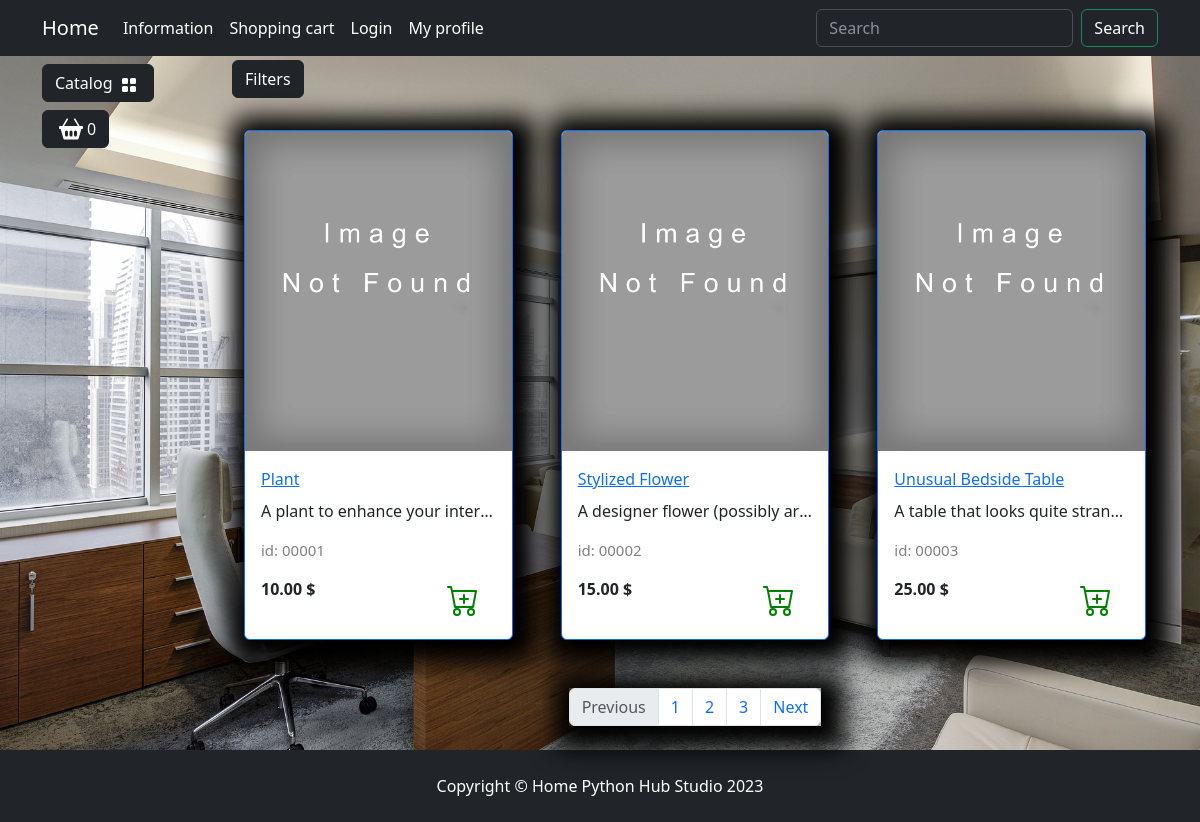
Page /catalog/decor/ on the earlier database version.
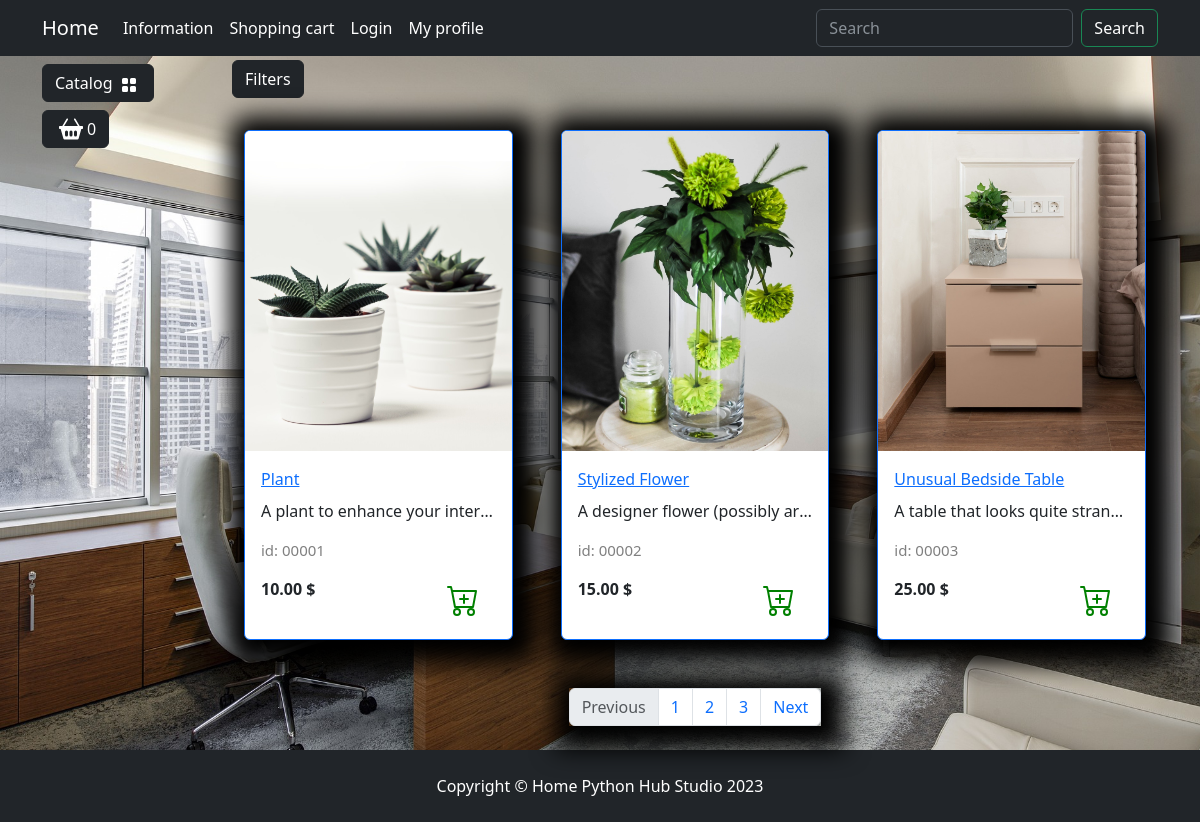
Same page on the later database version.
### goods/models.py (models this page shows, shortened)
class Product(models.Model):
    class Meta:
        db_table = "product"
        verbose_name = "Product"
        verbose_name_plural = "Products"
    name = models.CharField(max_length=150, unique=True, verbose_name="Name")
    slug = models.SlugField(
        max_length=200, unique=True, blank=True, null=True, verbose_name="URL"
    )
    description = models.TextField(blank=True, null=True, verbose_name="Description")
    image = models.ImageField(
        upload_to="goods_images", blank=True, null=True, verbose_name="Image"
    )
    price = models.DecimalField(
        default=0.00, max_digits=7, decimal_places=2, verbose_name="Price"
    )
    discount = models.DecimalField(
        default=0.00, max_digits=7, decimal_places=2, verbose_name="Discount"
    )
    quantity = models.PositiveIntegerField(default=0, verbose_name="Quantity")
    category = models.ForeignKey(
        to=Categories, on_delete=models.CASCADE, verbose_name="Category"
    )
    def display_id(self):
        return f"{self.id:05}"

### goods/views.py (the view)
# urls.py: path("catalog/", include("goods.urls", namespace="catalog")),
def catalog(request, category_slug):
    if category_slug == "all":
        goods = Product.objects.all()
    else:
        goods = get_list_or_404(Product.objects.filter(category__slug=category_slug))
    context = {
        "title": "DecorDazzleHub - Catalog",
        "goods": goods,
    }
    return render(request, "goods/catalog.html", context)

### goods/templatetags/goods_tags.py (called while the page is built)
@register.simple_tag()
def tag_categories():
    return Categories.objects.all()

### goods/templates/goods/catalog.html (shortened to what this page needs)
{% extends "main/base.html" %}
{% load static %}
{% block content %}
<div class="row">
    <div class="dropdown mb-2">
        <button class="btn btn-secondary dropdown-toggle btn-dark" type="button" data-bs-toggle="dropdown"
            aria-expanded="false">
            Filters
        </button>
    </div>
    {% for product in goods %}
        <div class="col-lg-4 col-md-6 p-4">
            <div class="card border-primary rounded custom-shadow">
                {% if product.image %}
                    <img src="{{product.image.url}}" class="card-img-top" alt="{{product.name}}">
                {% else %}
                    <img src="{% static "deps/images/Not found image.png" %}" class="card-img-top" alt="...">
                {% endif %}
                <div class="card-body">
                    <a href="{% url "catalog:product" product.slug %}">
                        <p class="card-title">{{ product.name }}</p>
                    </a>
                    <p class="card-text text-truncate">{{ product.description }}</p>
                    <p class="product_id">id: {{product.display_id}}</p>
                    <div class="d-flex justify-content-between">
                        {% if product.discount %}
                            <p><s>{{product.price}}</s> $</p>
                            <p><strong>{{product.sell_price}} $</strong></p>
                            <span class="badge bg-warning text-dark">Скидка {{product.discount}} %</span>
                        {% else %}
                            <p><strong>{{ product.price }} $</strong></p>
                        {% endif %}
                        <a href="#" class="btn add-to-cart">
                            <img class="mx-1" src="{% static "deps/icons/cart-plus.svg" %}" alt="Catalog Icon"
                                width="32" height="32">
                        </a>
                    </div>
                </div>
            </div>
        </div>
    {% endfor %}
</div>
<nav aria-label="Page navigation example">
    <ul class="pagination justify-content-center my-4">
        <div class="custom-shadow d-flex">
            <li class="page-item disabled">
                <a class="page-link">Previous</a>
            </li>
            <li class="page-item"><a class="page-link" href="#">1</a></li>
            <li class="page-item"><a class="page-link" href="#">2</a></li>
            <li class="page-item"><a class="page-link" href="#">3</a></li>
            <li class="page-item">
                <a class="page-link" href="#">Next</a>
            </li>
        </div>
    </ul>
</nav>
{% endblock content %}
{% block footer %}
    <footer class="py-4 bg-dark">
        <div class="container">
            <p class="m-0 text-center text-white">Copyright &copy; Home Python Hub Studio 2023</p>
        </div>
    </footer>
{% endblock footer %}

### main/templates/main/base.html (shortened to what this page needs)
{% load static %} {% load goods_tags %}
<!DOCTYPE html>
<html lang="en">
<head>
    <link rel="stylesheet" href="{% static "deps/css/bootstrap/bootstrap.min.css" %}">
    <link rel="stylesheet" href="{% static "deps/css/my_css.css" %}">
</head>
<body>
    <header>
        <nav class="navbar navbar-expand-lg bg-dark" data-bs-theme="dark">
            <div class="container">
                <a class="navbar-brand" href="{% url "main:index" %}">Home</a>
                <div class="collapse navbar-collapse" id="navbarSupportedContent">
                    <ul class="navbar-nav me-auto mb-2 mb-lg-0">
                        <li class="nav-item dropdown ">
                            <a class="nav-link dropdown-toggle text-white" href="#" role="button"
                                data-bs-toggle="dropdown" aria-expanded="false">
                                Information
                            </a>
                        </li>
                        <li class="nav-item">
                            <a class="nav-link  text-white" href="carts/cart.html">Shopping cart</a>
                        </li>
                        <li class="nav-item">
                            <a class="nav-link  text-white" href="users/login.html">Login</a>
                        </li>
                        <li class="nav-item dropdown ">
                            <a class="nav-link dropdown-toggle text-white" href="#" role="button"
                                data-bs-toggle="dropdown" aria-expanded="false">
                                My profile
                            </a>
                        </li>
                    </ul>
                    <form class="d-flex" role="search">
                        <input class="form-control me-2" type="search" placeholder="Search" aria-label="Search">
                        <button class="btn btn-outline-success text-white" type="submit">Search</button>
                    </form>
                </div>
            </div>
        </nav>
    </header>
    <section>
        <div class="container">
            <div class="row mt-1 position-fixed z-3">
                <div class="dropdown mb-2">
                    <button class="btn btn-secondary dropdown-toggle btn-dark" type="button" data-bs-toggle="dropdown"
                        aria-expanded="false">
                        Catalog
                        <img class="mx-1" src="{% static "deps/icons/grid-fill.svg" %}" alt="Catalog Icon" width="16"
                            height="16">
                    </button>
                        {% tag_categories as categories %}
                </div>
                <div>
                    <button type="button" class="btn btn-dark btn-secondary d-flex" id="modalButton"
                        aria-expanded="false">
                        <img class="mx-1" src="{% static "deps/icons/basket2-fill.svg" %}" alt="Catalog Icon" width="24"
                            height="24">
                        <span id="goods-in-cart-count">0</span>
                    </button>
                </div>
            </div>
        </div>
        <div class="container">
            <div class="row mt-1">
                <div class="col-lg-2">
                </div>
                <div class="col-lg-10">
                    {% block content %}{% endblock content %}
                </div>
            </div>
        </div>
    </section>
    {% block footer %}{% endblock footer %}
</body>
</html>

### static/deps/css/my_css.css (style rules this page uses)
body { background-image: url("../images/bg-image.jpg"); background-repeat: no-repeat; background-attachment: fixed; background-position: center center; background-size: cover; height: 100%; }
.dropdown-toggle::after { content: none; }
.custom-shadow { box-shadow: 5px 5px 25px 19px #000000; }
.product_id { color: gray; font-size: 15px; }

Differences in the rows shown:
changed Product "Plant": image: picture added
changed Product "Stylized Flower": image: picture added
changed Product "Unusual Bedside Table": image: picture added
